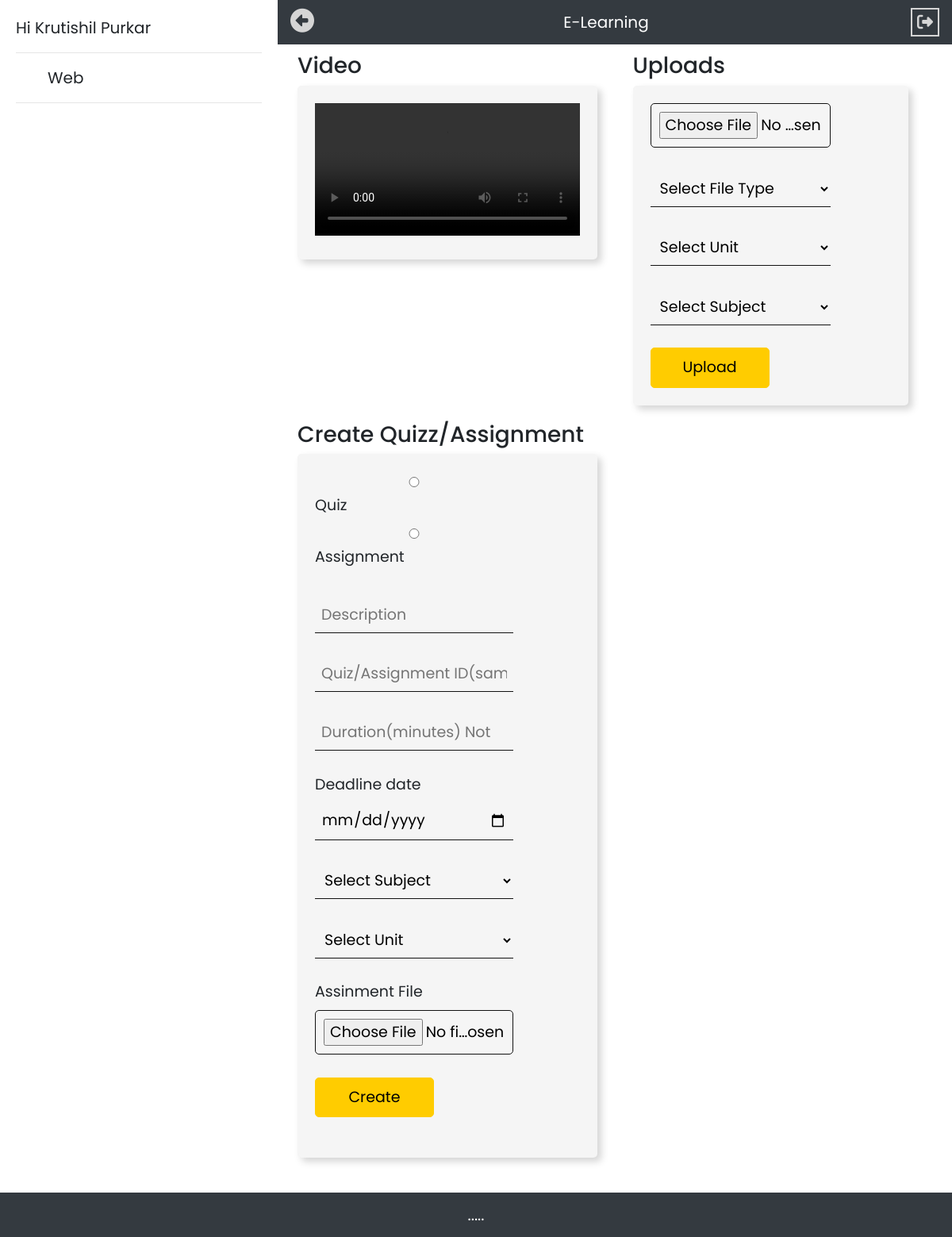
The app's page /Teacher/teacher.php (signed in), older data.
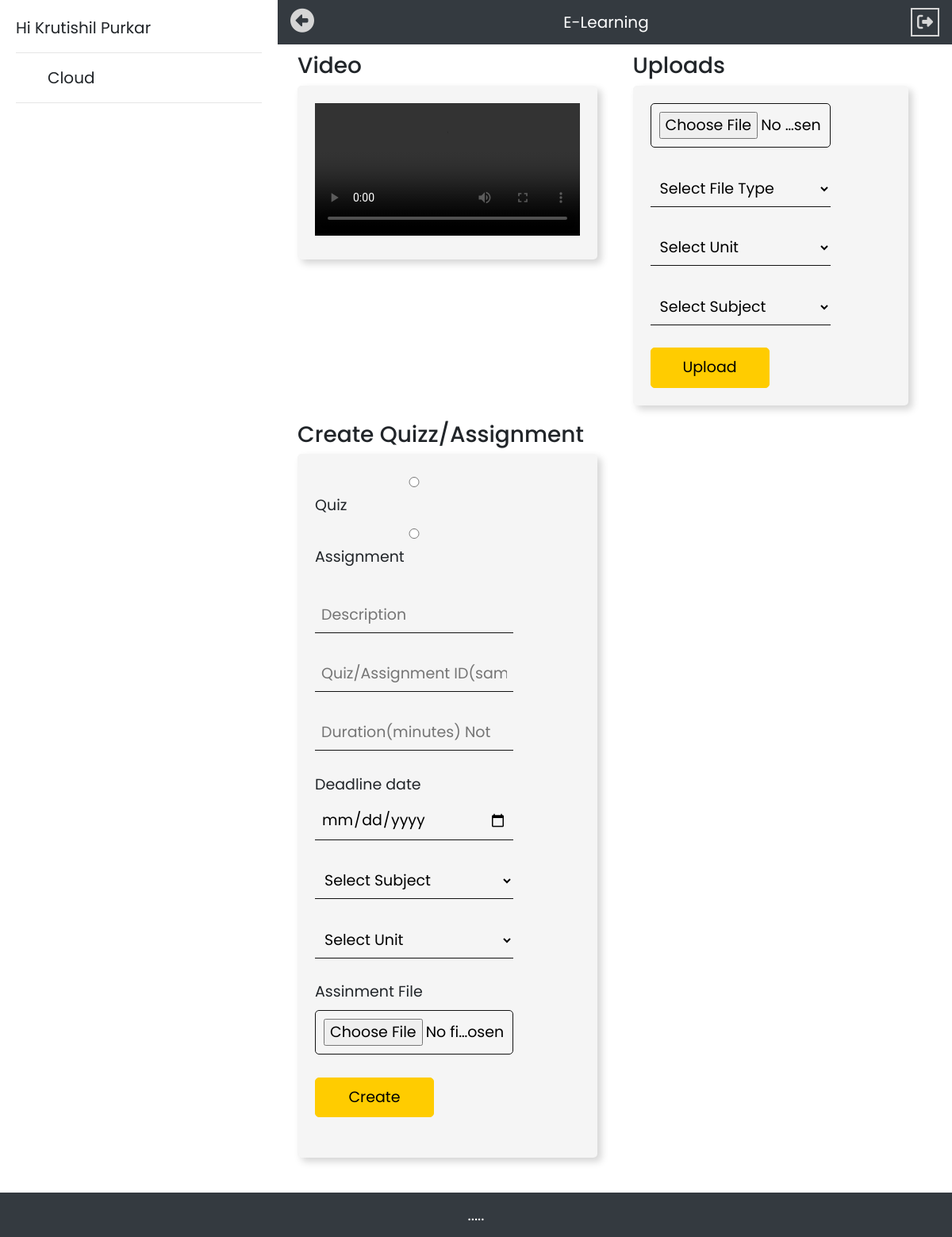
The same page, newer data.
### tables this page shows
CREATE TABLE `teachers` (
  `teacher_Id` int(11) NOT NULL,
  `email` varchar(255) NOT NULL,
  `name` varchar(255) NOT NULL,
  `subject` varchar(255) NOT NULL,
  `dept_Id` int(11) NOT NULL,
  `Password` varchar(50) NOT NULL
);

### Teacher/teacher.php (the view, shortened to what this page needs)
<?php
               $email=$_SESSION['teacher_user_email'];
               $name=$_SESSION['teacher_user_name'];
             ?>
<!DOCTYPE html>
<html>
<head>
	<?php include '../links.php' ?>
	<?php include '../connection.php' ?>
</head>
<body>
  <div id="sb">
  	Hi <?php echo $name ;?>
  	<hr>
  	<ul style="list-style-type: none">
  		<?php
  		$getsubs="SELECT subject FROM teachers WHERE email='$email'";
  		$run=mysqli_query($conn,$getsubs);
  		while($row=mysqli_fetch_assoc($run))
  		{
  		echo '<li>';
  		    $subid=$row['subject'].'id';
  		    echo '<span onclick="tgllist(\''.$subid.'\')">'.$row['subject'].'</span>';
  		echo '</li>';
  	    }
        ?>
  		</ul>
  	<hr>
  </div>
  <nav class="navbar navbar-expand-lg navbar-dark bg-dark">
   <ul class="navbar-nav mr-auto">
      <li class="nav-item active">
        <i id="tg" class='fas fa-arrow-alt-circle-right' style='color:#d5d5d5;font-size: 30px;'></i>
      </li>
   </ul>
   <a class="navbar-brand" href="#">E-Learning</a>
   <ul class="navbar-nav ml-auto">
      <li class="nav-item active">
        <form method="post">
        <button  type="submit" name='lgt' style="border:2px solid #d5d5d5; background-color: transparent;color: #d5d5d5;"><i class="fas fa-sign-out-alt"></i></button>
        </form>
      </li>
   </ul>
  </nav>
  <div>
    <div class="container-fluid">
  	<div class="row pad">
  		<div class="col-lg-6 sm-auto md-auto">
          <h3>Video</h3>
        <div class="container-fluid fc" id='viddiv'>
  	<video id='vidshow' style="width: 100%;" controls>
  		<source id="srcvid" type="video/mp4">
    </video>
  <br>
  </div>
  </div>
  <br><br>
    <div class="col-lg-6 sm-auto md-auto">
       <div class="container-fluid">
       <h3>Uploads</h3>
         <?php include 'upload-form.php'; ?>
      </div>
    </div>
  </div>
  <div class="row pad">
    <div class="col-lg-6 sm-auto md-auto">
      <?php include 'create-quiz.php'?>
    </div>
  </div>
  </div>
  <br><br><br>
  <div class="navbar navbar-expand-lg navbar-dark bg-dark" id="footer">
        <a class="navbar-brand mx-auto">.....</a>
      </div>
</body>
</html>

### links.php (shortened to what this page needs)
<link rel="stylesheet" href="https://maxcdn.bootstrapcdn.com/bootstrap/4.0.0/css/bootstrap.min.css">

### Teacher/upload-form.php (shortened to what this page needs)
    <form action='teacher.php' method='POST' enctype='multipart/form-data' class="fc">
      <input type='file'  name='fl'><br><br>
      <select  name="type" required>
      <option value="" disabled selected>Select File Type</option>
      </select><br><br>
 <select name='unit'>
  <option value="" disabled selected>Select Unit</option>
 </select><br><br>
 <select name="subs">
  <option value="" disabled selected>Select Subject</option>
 </select><br><br>
 <input type='submit' value='Upload' name='upld'><br>
</form>

### Teacher/create-quiz.php (shortened to what this page needs)
<h3>Create Quizz/Assignment </h3>
      <form action="teacher.php" class="fc" method="post" enctype="multipart/form-data">
        <input type="radio" id="quiz" name="ass_type" value="quiz"><label for="male" style="width: 75%;">Quiz</label>
        <input type="radio" id="assign" name="ass_type" value="assign"><label for="female" style="width: 75%;">Assignment</label>
        <br><br>
        <input type="text" name="qname" placeholder="Description" style="width: 75%;"><br><br>
        <input type="text" name="qid" placeholder="Quiz/Assignment ID(same as in file uploaded)" style="width: 75%;"><br><br>
        <input type="number" name="duration" placeholder="Duration(minutes) Not mandatory for assignment" style="width: 75%"><br><br>
        <label for="deadline">Deadline date</label>
        <input type="date" name="deadline" placeholder="Deadline Date" style="width: 75%;"><br><br>
        <select name="subs" style="width: 75%">
    <option value="" disabled selected>Select Subject</option>
   </select><br><br>
   <select name='unit'>
    <option value="" disabled selected>Select Unit</option>
   </select><br><br>
   <label for="upfile">Assinment File</label>
   <input type="file"  name="fl"><br><br>
        <input type="submit" name="cq" value="Create"><br><br>
      </form>

### style.php (style rules this page uses)
body { font-family: 'Poppins', sans-serif; font-size: 20px; -webkit-user-select: none; -moz-user-select: none; -ms-user-select: none; user-select: none; }
#sb { background-color: #ffffff; float: left; padding: 20px; width: 350px; height: 100vh; display: none; position: relative; }
#sb li { cursor: pointer; }
#viddiv { display: none; }
.pad { padding: 10px; }
.fc { padding: 20px; background-color: #f5f5f5; border-radius: 5px; border:2px solid #f5f5f5; box-shadow: 5px 5px 10px #d5d5d5; font-size:19px; }
.fc input,select { border:none; border-bottom: 1px solid #121212; background-color:#f5f5f5; padding: 8px; width:75%; display: inline-block; }
.fc input[type=submit] { background-color:#ffcc00 !important; border:1px solid #ffcc00 !important; color: black !important; padding: 10px; border-radius: 5px; width: 150px; }
.fc input[type=file] { background-color:#f5f5f5 !important; border:1px solid #121212 !important; color: black !important; padding: 10px; border-radius: 5px; }
#footer { position: fixed; left: 0; bottom: 0; width: 100vw; color: white; }

Row changes from the older to the newer data that the page shows:
changed teachers: subject "Web" → "Cloud"
